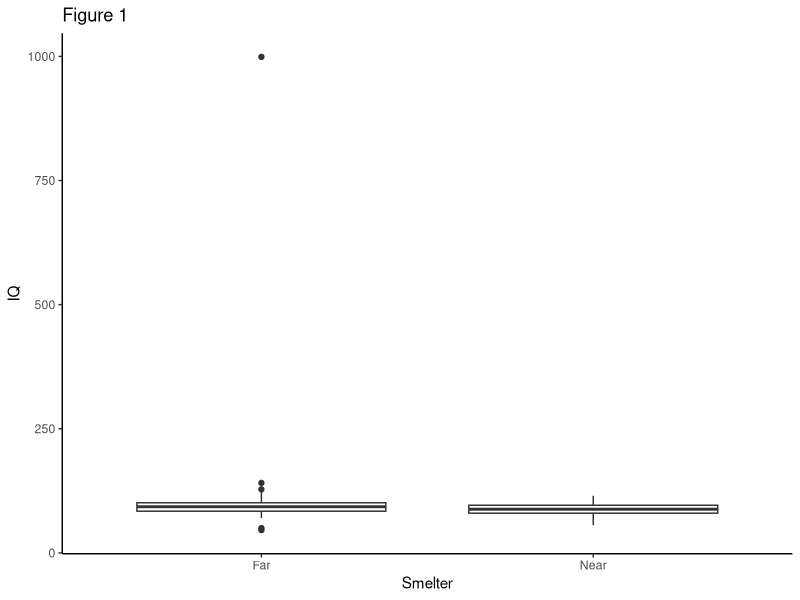

The R script that drew this image:
## ---- chunk 1
knitr::opts_chunk$set(echo = TRUE)
## ---- chunk 2
library(tidyverse)
## ---- chunk 3
lead <- read_csv("../DataRaw/lead-iq-01.csv", show_col_types = FALSE)
## ---- chunk 4
(
  ggplot(data = lead, aes(x = Smelter, y = IQ))
  + geom_boxplot()
  + labs(title = "Figure 1")
  + theme_classic()
)
## ---- chunk 5
(
  lead
  %>% summarise(
    .by = Smelter,
    `Mean IQ` = mean(IQ) %>% round(2),
    `SD IQ` = sd(IQ) %>% round(2)
  )
) -> summaries

knitr::kable(summaries, format = "pipe", padding = 2, caption = "Table 1: Means and SDs")
